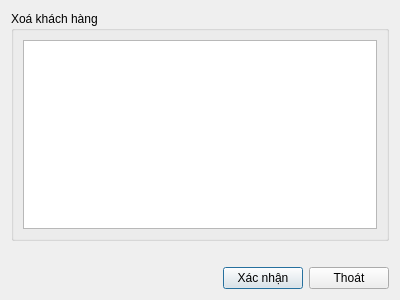
<?xml version="1.0" encoding="UTF-8"?>
<ui version="4.0">
 <class>QLXoaKhachHangDialog</class>
 <widget class="QDialog" name="QLXoaKhachHangDialog">
  <property name="geometry">
   <rect>
    <x>0</x>
    <y>0</y>
    <width>400</width>
    <height>300</height>
   </rect>
  </property>
  <property name="windowTitle">
   <string>Dialog</string>
  </property>
  <layout class="QVBoxLayout" name="verticalLayout">
   <item>
    <widget class="QGroupBox" name="groupBox">
     <property name="title">
      <string>Xoá khách hàng</string>
     </property>
     <layout class="QGridLayout" name="gridLayout">
      <item row="0" column="0">
       <widget class="QTableWidget" name="tableWidgetXoaKhachHang"/>
      </item>
     </layout>
    </widget>
   </item>
   <item>
    <spacer name="verticalSpacer">
     <property name="orientation">
      <enum>Qt::Orientation::Vertical</enum>
     </property>
     <property name="sizeHint" stdset="0">
      <size>
       <width>20</width>
       <height>22</height>
      </size>
     </property>
    </spacer>
   </item>
   <item>
    <layout class="QHBoxLayout" name="horizontalLayout">
     <item>
      <spacer name="horizontalSpacer">
       <property name="orientation">
        <enum>Qt::Orientation::Horizontal</enum>
       </property>
       <property name="sizeHint" stdset="0">
        <size>
         <width>40</width>
         <height>20</height>
        </size>
       </property>
      </spacer>
     </item>
     <item>
      <widget class="QPushButton" name="pushButtonXacNhan">
       <property name="text">
        <string>Xác nhận</string>
       </property>
      </widget>
     </item>
     <item>
      <widget class="QPushButton" name="pushButtonThoat">
       <property name="text">
        <string>Thoát</string>
       </property>
      </widget>
     </item>
    </layout>
   </item>
  </layout>
 </widget>
 <resources/>
 <connections/>
</ui>
